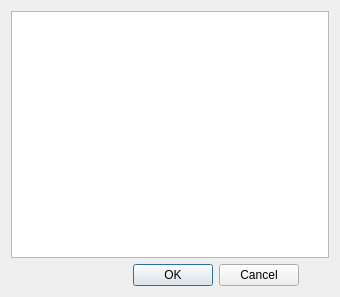
<?xml version="1.0" encoding="UTF-8"?>
<ui version="4.0">
 <class>addemployee</class>
 <widget class="QDialog" name="addemployee">
  <property name="geometry">
   <rect>
    <x>0</x>
    <y>0</y>
    <width>340</width>
    <height>297</height>
   </rect>
  </property>
  <property name="windowTitle">
   <string>Dialog</string>
  </property>
  <layout class="QVBoxLayout" name="verticalLayout_2">
   <item>
    <widget class="QListWidget" name="listViewSubordinates"/>
   </item>
   <item>
    <layout class="QVBoxLayout" name="verticalLayout">
     <property name="leftMargin">
      <number>30</number>
     </property>
     <property name="rightMargin">
      <number>30</number>
     </property>
     <item>
      <widget class="QDialogButtonBox" name="buttonBox">
       <property name="orientation">
        <enum>Qt::Horizontal</enum>
       </property>
       <property name="standardButtons">
        <set>QDialogButtonBox::Cancel|QDialogButtonBox::Ok</set>
       </property>
      </widget>
     </item>
    </layout>
   </item>
  </layout>
 </widget>
 <resources/>
 <connections>
  <connection>
   <sender>buttonBox</sender>
   <signal>accepted()</signal>
   <receiver>addemployee</receiver>
   <slot>accept()</slot>
   <hints>
    <hint type="sourcelabel">
     <x>248</x>
     <y>254</y>
    </hint>
    <hint type="destinationlabel">
     <x>157</x>
     <y>274</y>
    </hint>
   </hints>
  </connection>
  <connection>
   <sender>buttonBox</sender>
   <signal>rejected()</signal>
   <receiver>addemployee</receiver>
   <slot>reject()</slot>
   <hints>
    <hint type="sourcelabel">
     <x>316</x>
     <y>260</y>
    </hint>
    <hint type="destinationlabel">
     <x>286</x>
     <y>274</y>
    </hint>
   </hints>
  </connection>
 </connections>
</ui>
